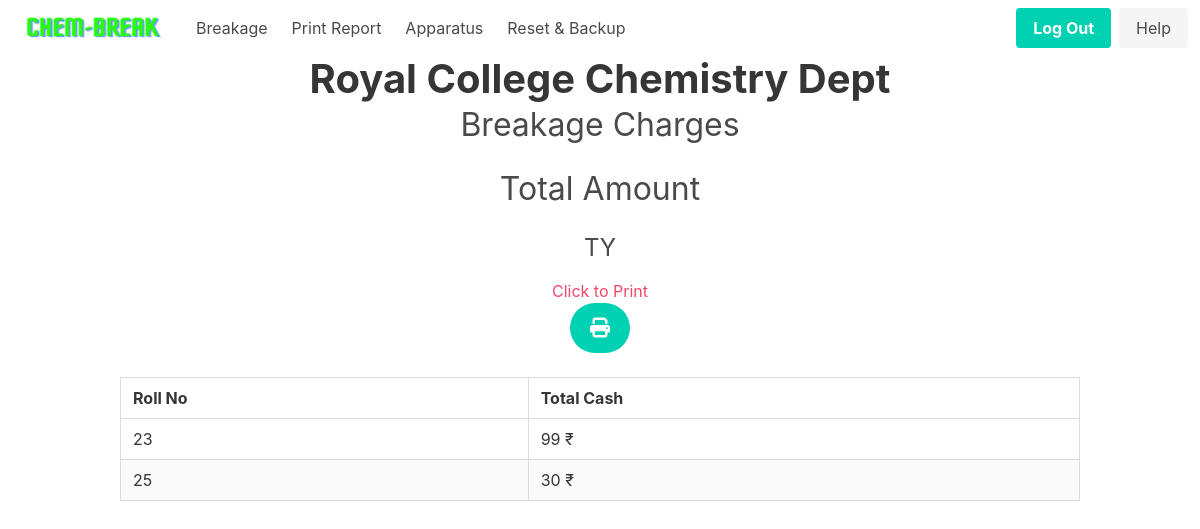
Page /home/records/getMoney/ty (signed in) on the earlier database version.
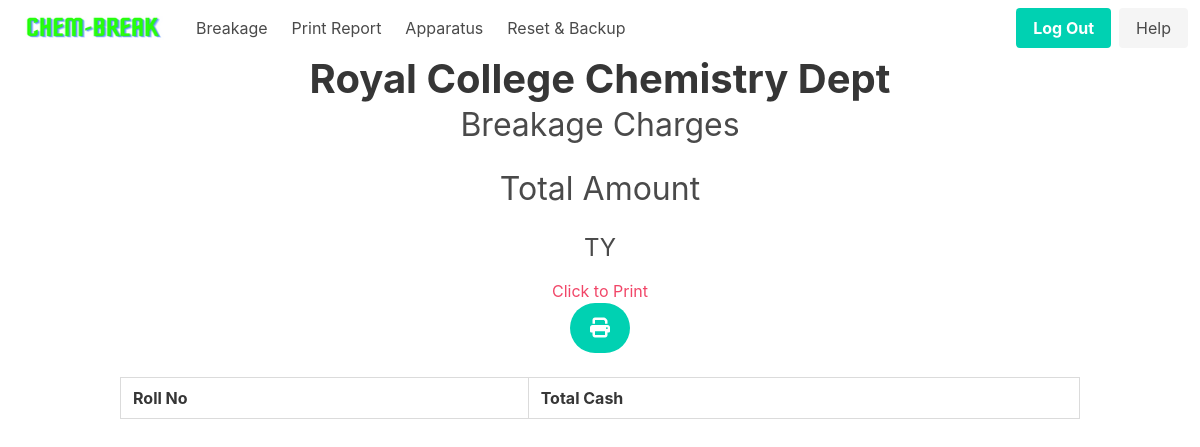
Same page on the later database version.
### app/models.py (models this page shows, shortened)
class Student(db.Model):
    __tablename__ = "student"
    id = db.Column(db.Integer, primary_key=True)
    unique_id = db.Column(db.String(100), unique=True, nullable=False)
    roll_no = db.Column(db.String(10), nullable=False)
    class_ = db.Column(db.String(10), nullable=False)
    section = db.Column(db.String(10), nullable=False, default="Chemistry")
    total_amount = db.relationship('Bank', backref='student', lazy=True)

### app/routes.py (the view)
@main.route("/home/records/getMoney/<string:class_name>")
@login_required
def getMoney(class_name):
    valid_classes = ['fy', 'sy', 'ty']
    if class_name.lower() not in valid_classes:
        abort(404)
    class_students = Student.query.filter_by(class_=class_name.lower()).all()
    class_records = []
    for student in class_students:
        bank = Bank.query.filter_by(
            unique_student_id=student.unique_id).first().amount
        collect_money = CollectMoney(
            rollno=student.roll_no,
            total_cash=bank,
        )
        class_records.append(collect_money)
    sorted_records = sorted(class_records, key=lambda x: x.rollno)
    return render_template('collect_money.html', collect_money_list=sorted_records, class_name=class_name.upper())

### app/__init__.py (called while the page is built)
def create_app(config=None):
    app = Flask(__name__)
    if config:
        app.config.from_object(config)
    db.init_app(app)
    login_manager = LoginManager()
    login_manager.login_view = 'auth.login'
    login_manager.init_app(app)
    with app.app_context():
        from app.models import User, Breakage, Student, Apparatus, Record, Bank
        db.create_all()
    from app.models import User
    @login_manager.user_loader
    def load_user(user_id):
        return User.query.get(int(user_id))
    from .auth import auth as auth_blueprint
    app.register_blueprint(auth_blueprint)
    from .routes import main as main_blueprint
    app.register_blueprint(main_blueprint)
    return app

### app/templates/collect_money.html (shortened to what this page needs)
{% extends 'nav_base.html' %}
{% block content %}
<div class="container">
    <div class="columns is-vcentered is-center">
        <div class="column">
            <h1 class="title is-2 has-text-centered has-text-weight-bold">Royal College Chemistry Dept</h1>
            <h2 class="subtitle is-3 has-text-centered">Breakage Charges</h2>
            <h2 class="subtitle is-3 has-text-centered">Total Amount</h2>
            <h3 class="subtitle is-4 has-text-centered">{{ class_name }}</h3>
        </div>
    </div>
</div>
<div class="has-text-centered no-print mt-4">
    <h2 class="has-text-danger">Click to Print</h2>
    <a class="button is-primary is-medium is-rounded is-fixed-bottom-right" href="#"
        onclick="window.print(); return false;">
        <span class="icon">
            <i class="fas fa-print"></i>
        </span>
    </a>
</div>
<div class="container">
    <table class="table is-fullwidth is-bordered is-striped mt-5">
        <thead>
            <tr>
                <th>Roll No</th>
                <th>Total Cash</th>
            </tr>
        </thead>
        <tbody>
            {% for item in collect_money_list %}
            <tr>
                <td>{{ item.rollno }}</td>
                <td>{{ item.total_cash }} ₹</td>
            </tr>
            {% endfor %}
        </tbody>
    </table>
</div>
{% endblock %}

Differences in the rows shown:
removed Student: rollno "23", total_cash "99"
removed Student: rollno "25", total_cash "30"
